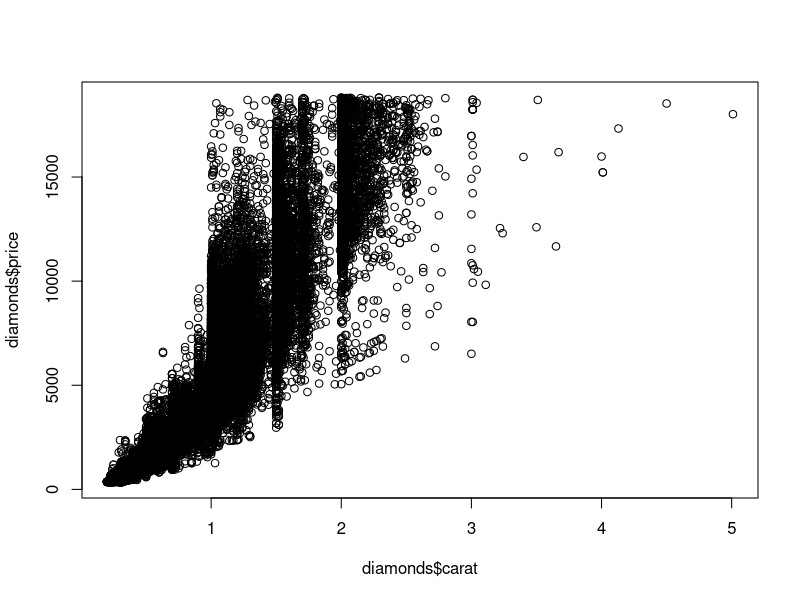
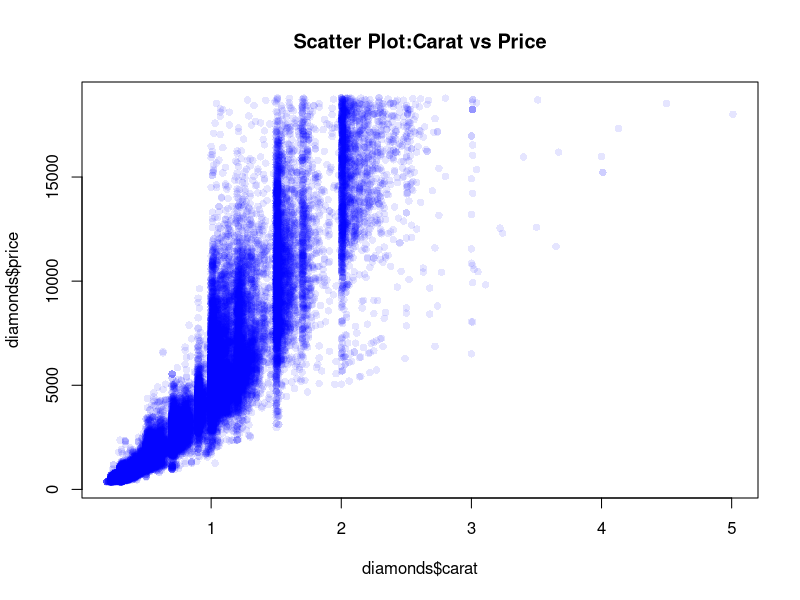
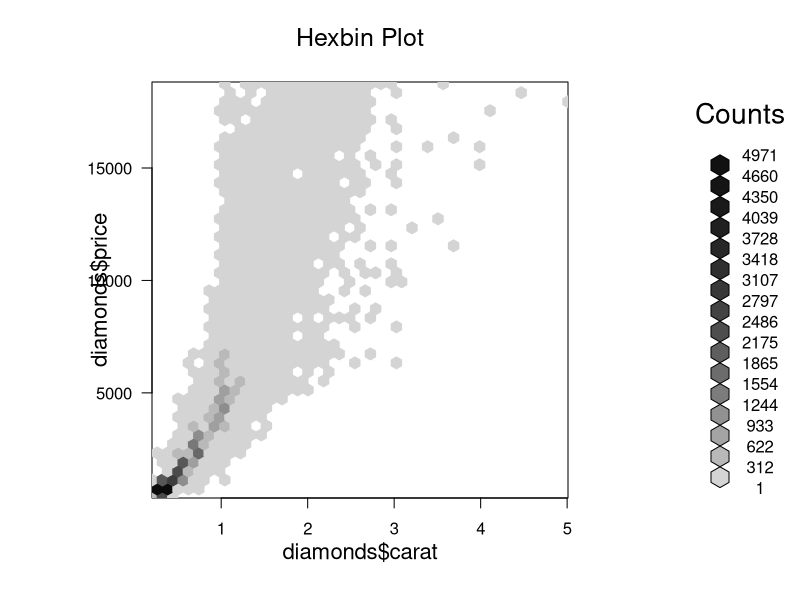
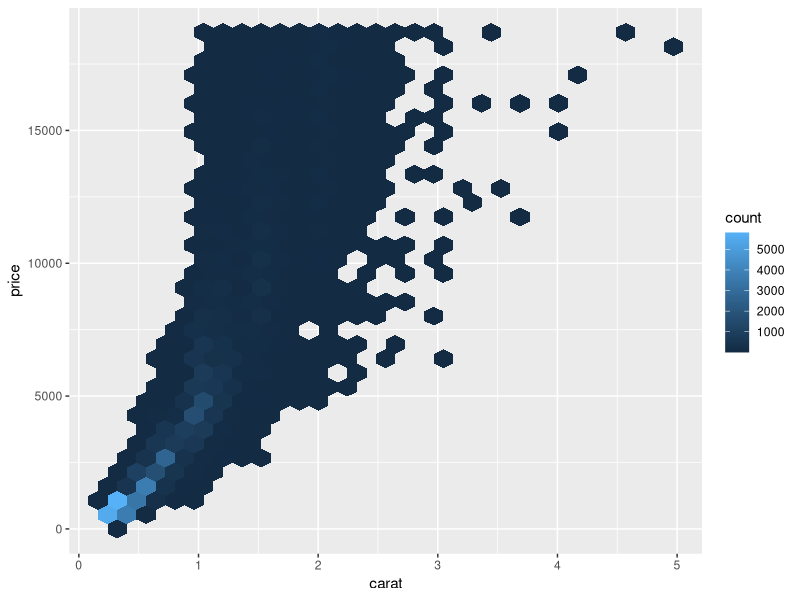
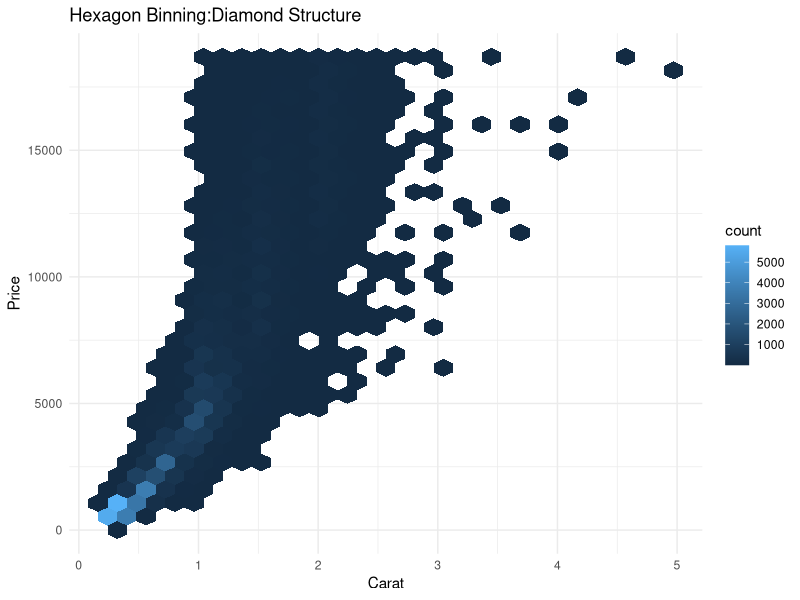
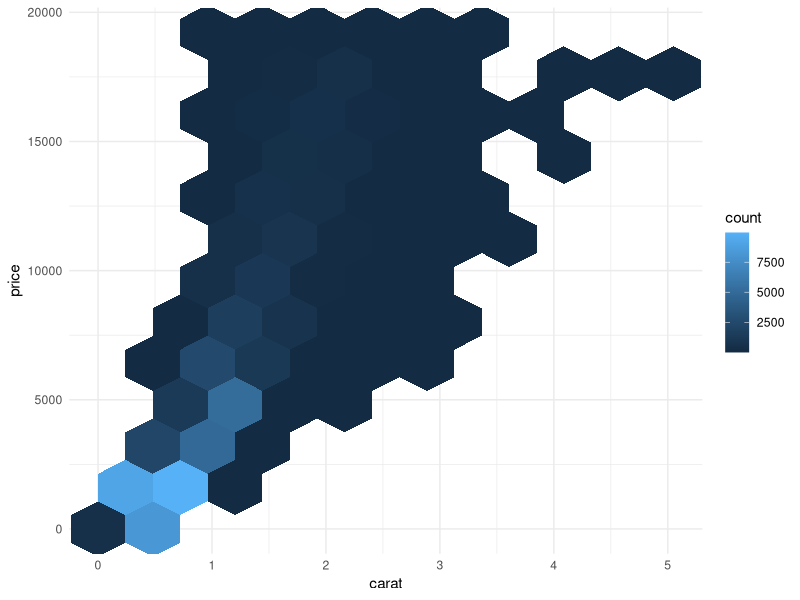
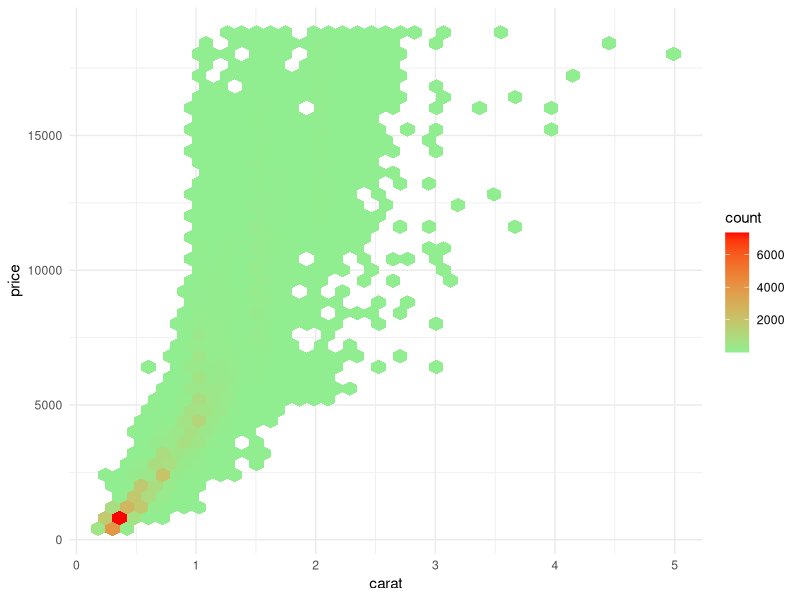
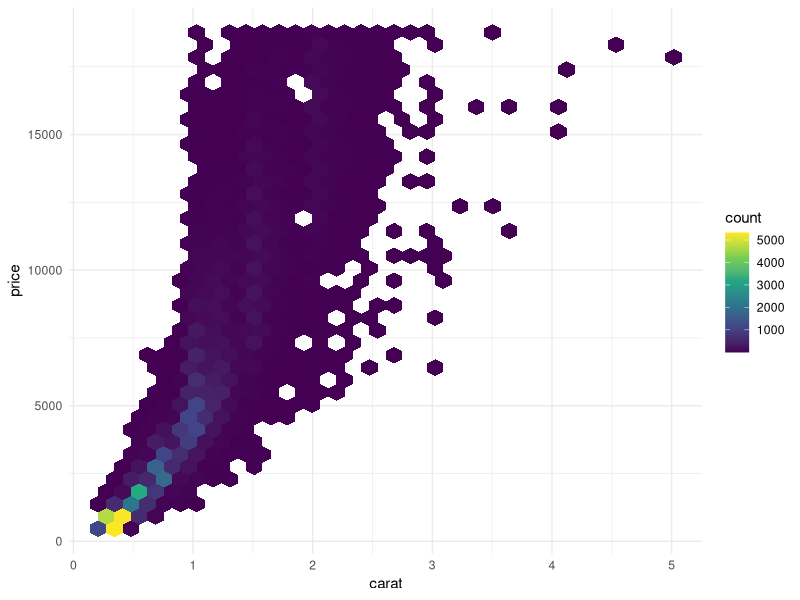

The R script that drew these images, in order:
data(diamonds)
data(package = .packages(all.available=TRUE))
library(ggplot2)
data(diamonds)
str(diamonds)
dim(diamonds)
?diamonds
#BASIC SCATTER
plot(diamonds$carat,diamonds$price)
#IMPROVED SCATTER
plot(diamonds$carat,diamonds$price,col = rgb(0,0,1,0.1),pch = 16,
     main = "Scatter Plot:Carat vs Price")
#HEXBIN USING BASER
install.packages('hexbin')
library(hexbin)
hb <- hexbin(diamonds$carat,diamonds$price,xbins = 40)
plot(hb,main="Hexbin Plot")
#BASIC HEXBIN
ggplot(diamonds,aes(x = carat,y = price))+
  geom_hex()
#LABELED HEXBIN PLOT
ggplot(diamonds,aes(carat,price))+
  geom_hex()+
  labs(title = "Hexagon Binning:Diamond Structure",x = "Carat",y = "Price")+
  theme_minimal()
ggplot(diamonds,aes(carat,price))+geom_hex(bins = 10)+theme_minimal()
#ADD COLOR PALETTE(Gradient)
ggplot(diamonds,aes(carat,price))+
  geom_hex(bins = 40)+
  scale_fill_gradient(low = "lightgreen",high = "red")+
  theme_minimal()
#Color meaning:
#-Light ->fewer diamonds
#-Dark -> dense region
#PROFESSIONAL PALETTE(Viridis)
ggplot(diamonds,aes(carat,price))+geom_hex(bins = 35)+scale_fill_viridis_c()+
  theme_minimal()
#ADD LEGEND TITLE
ggplot(diamonds,aes(carat,price))+geom_hex(bins=20)+
  scale_fill_viridis_c(name="Count")+
  labs(title="Density Structure of Diamonds",x = "Carat",y = "price")+
  theme_minimal()
#FACETED HEXBIN
ggplot(diamonds,aes(carat,price))+geom_hex()+scale_fill_viridis_c()+
  facet_wrap(~cut)+
  theme_minimal()
#FACETED HEXBIN
ggplot(diamonds,aes(carat,price))+geom_hex()+scale_fill_viridis_c()+
  facet_wrap(~cut)+
  theme_minimal()
#LOG SCALE HEXBIN
ggplot(diamonds,aes(carat,price))+geom_hex()+scale_fill_viridis_c()+
  scale_y_log10()+
  theme_minimal()

